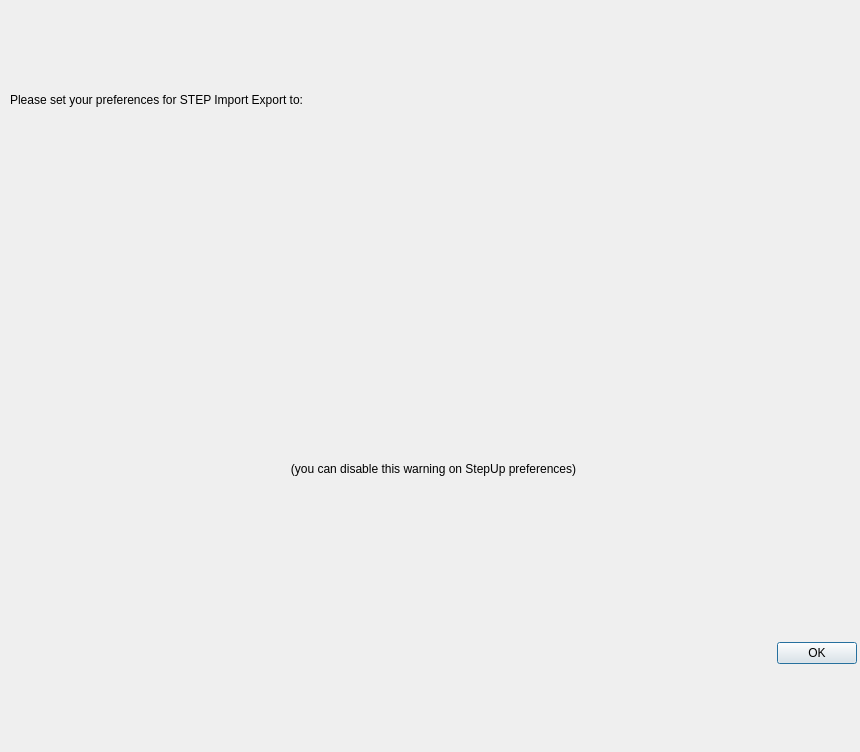
<?xml version="1.0" encoding="UTF-8"?>
<ui version="4.0">
 <class>STEP_Preferences</class>
 <widget class="QDialog" name="STEP_Preferences">
  <property name="geometry">
   <rect>
    <x>0</x>
    <y>0</y>
    <width>860</width>
    <height>752</height>
   </rect>
  </property>
  <property name="windowTitle">
   <string notr="true">STEP Suggested Preferences</string>
  </property>
  <property name="toolTip">
   <string/>
  </property>
  <widget class="QWidget" name="verticalLayoutWidget">
   <property name="geometry">
    <rect>
     <x>10</x>
     <y>10</y>
     <width>847</width>
     <height>732</height>
    </rect>
   </property>
   <layout class="QVBoxLayout" name="verticalLayout">
    <item>
     <layout class="QVBoxLayout" name="verticalLayout_2">
      <item>
       <widget class="QLabel" name="label">
        <property name="text">
         <string notr="true">Please set your preferences for STEP Import Export to:</string>
        </property>
       </widget>
      </item>
      <item>
       <widget class="QLabel" name="label_2">
        <property name="text">
         <string/>
        </property>
        <property name="pixmap">
         <pixmap>../../../../../Pictures/Import-Export-settings.png</pixmap>
        </property>
       </widget>
      </item>
      <item>
       <widget class="QLabel" name="label_3">
        <property name="text">
         <string notr="true">(you can disable this warning on StepUp preferences)</string>
        </property>
        <property name="alignment">
         <set>Qt::AlignCenter</set>
        </property>
       </widget>
      </item>
      <item>
       <widget class="QDialogButtonBox" name="buttonBox">
        <property name="sizePolicy">
         <sizepolicy hsizetype="Expanding" vsizetype="Minimum">
          <horstretch>0</horstretch>
          <verstretch>0</verstretch>
         </sizepolicy>
        </property>
        <property name="standardButtons">
         <set>QDialogButtonBox::Ok</set>
        </property>
       </widget>
      </item>
     </layout>
    </item>
   </layout>
  </widget>
 </widget>
 <resources/>
 <connections/>
</ui>
